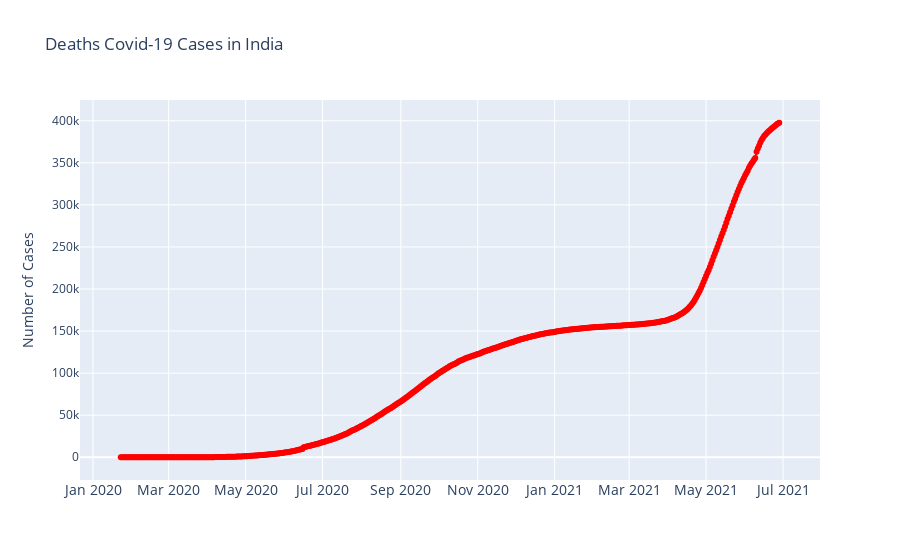

The cell this chart's notebook holds for it:
### Markdown cell above
# Total deaths in India

### Code cell
de= pd.read_csv('daywise_India.csv', parse_dates=['Date'])
deaths = de.groupby('Date').sum()['Deaths'].reset_index()
fig_d= go.Figure()
fig_d.add_trace(go.Scatter(x = deaths['Date'], y = deaths['Deaths'], mode = 'lines+markers', name = 'Deaths', line = dict(color = "Red", width = 2)))
fig_d.update_layout(title = 'Deaths Covid-19 Cases in India', xaxis_tickfont_size = 14, yaxis = dict(title = 'Number of Cases'))

### Figure 1 — Plotly figure (JSON) as saved in the notebook; plotly's stock layout.template omitted (floating-point values rounded to 4 significant figures; data arrays with more than 128 entries replaced by an {"elided": "..."} marker saying what was removed)
{"data": [{"line": {"color": "Red", "width": 2}, "mode": "lines+markers", "name": "Deaths", "type": "scatter", "x": {"elided": "523 str values"}, "y": {"elided": "523 int values"}}], "layout": {"title": {"text": "Deaths Covid-19 Cases in India"}, "xaxis": {"tickfont": {"size": 14}}, "yaxis": {"title": {"text": "Number of Cases"}}}}
